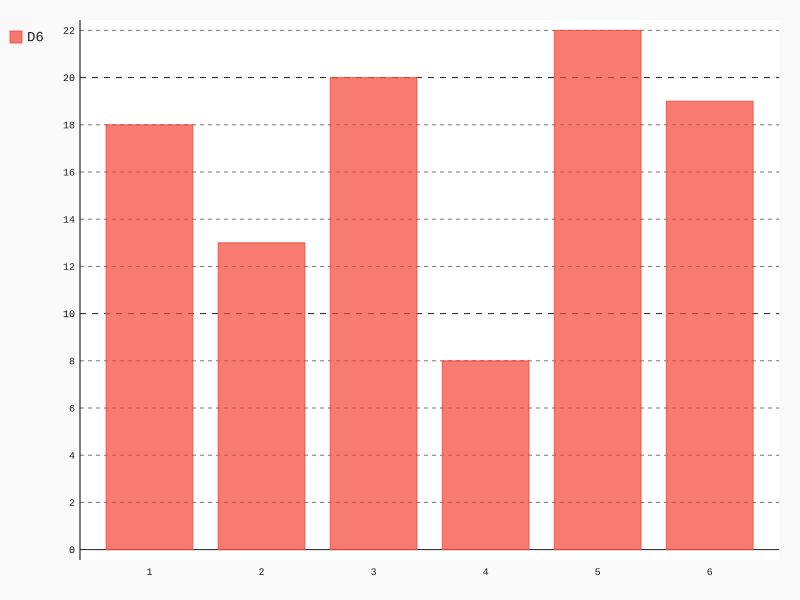

This figure's Python source:
"""
@author: MrYang 
@contact: Shaw_Yang@163.com
@site: www.example.com
@file: die_visual.py
@time: 17/12/2017 9:26 PM
"""
from die import Die

import pygal


# 创建一个D6
die = Die()

# 投掷几次骰子，并将结果存储在一个列表中
results = []

for roll_num in range(100):
    result = die.roll()
    results.append(result)

# 分析结果
frequencies = []

for value in range(1, die.num_sides+1):
    frequency = results.count(value)
    frequencies.append(frequency)

# 对结果进行可视化
hist = pygal.Bar()

hist._title = "Result of rolling one D6 1000 times."

hist.x_labels = ['1', '2', '3', '4', '5', '6']

hist._x_title = 'Result'
hist._y_title = 'Frequency of Result'

hist.add('D6', frequencies)
hist.render_to_file('die_visual.svg')
